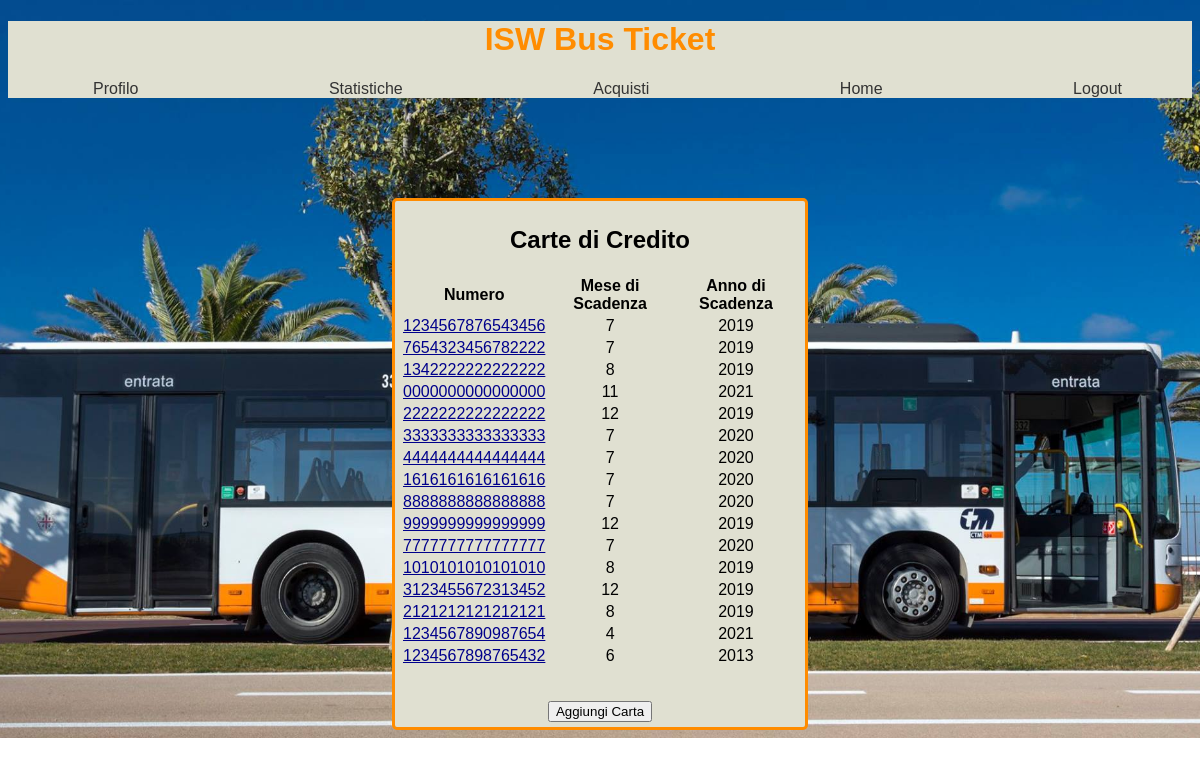
Screenshot of /cards/ (signed in) with the database file from the repository.
### IswBus/models.py (models this page shows, shortened)
@deconstructible
class CartaDiCredito(models.Model):
    numero = models.CharField("Numero Carta di Credito", max_length=16, default="1111222233334444", unique=True)
    mese_scadenza = models.SmallIntegerField("Mese di Scadenza", default=datetime.now().month)
    anno_scadenza = models.SmallIntegerField("Anno di Scadenza", default=datetime.now().year)
    cvv = models.CharField("Codice CVV", max_length=3, default="123")
    user = models.ForeignKey(User, on_delete=models.CASCADE, default=1)
    def get_url(self):
        return reverse('edit-card', args=[str(self.id)])

### IswBus/views.py (the view)
# urls.py: url(r'^cards/', views.cards, name='manage-card'),
@login_required
def cards(request):
    user = request.user
    cards = CartaDiCredito.objects.filter(user_id=user.id)
    return render(request, "cards.html", {'cards': cards})

### IswBus/templates/cards.html
{% extends 'base.html' %}
{% block content %}
    <div id="Carte_di_credito">
        <h2>Carte di Credito</h2>
        <table>
            <tr>
                <th>Numero</th>
                <th>Mese di Scadenza</th>
                <th>Anno di Scadenza</th>
            </tr>
            {% for card in cards %}
                <tr>
                    <td><a href="{{ card.get_url }}">{{ card.numero }}</a></td>
                    <td>{{ card.mese_scadenza }}</td>
                    <td>{{ card.anno_scadenza }}</td>
                </tr>
            {% endfor %}
        </table> <br/>
        <a href="/add_card/"><button type="button">Aggiungi Carta</button></a>
    </div>
{% endblock %}

### IswBus/static/IswBus/style.css (style rules this page uses)
body { background-image: url("immagini/ctm_image.jpg"); background-size: cover; background-repeat: no-repeat; background-position: center; font-family: Arial, Helvetica, sans-serif; }
a { color: darkblue; }
#Carte_di_credito { margin:auto; text-align: center; padding:5px; width: 400px; margin-top: 100px; background-color:#e0e0d1; }
table { margin: auto; padding-bottom: 15px; text-align: center; }
div#statistiche, div#Carte_di_credito, div#Aggiungi_carta, div#biglietti_acquistati, div#dettaglio_transazione, div#Biglietti_disponibili, div#form_login, div#form_registrazione, div#acquista_biglietto, div#modifica_carta { border: 3px solid darkorange; border-radius: 5px; }

### rows the page displays
CartaDiCredito: numero "1234567876543456", mese_scadenza "7", anno_scadenza "2019"
CartaDiCredito: numero "7654323456782222", mese_scadenza "7", anno_scadenza "2019"
CartaDiCredito: numero "1342222222222222", mese_scadenza "8", anno_scadenza "2019"
CartaDiCredito: numero "0000000000000000", mese_scadenza "11", anno_scadenza "2021"
CartaDiCredito: numero "2222222222222222", mese_scadenza "12", anno_scadenza "2019"
CartaDiCredito: numero "3333333333333333", mese_scadenza "7", anno_scadenza "2020"
CartaDiCredito: numero "4444444444444444", mese_scadenza "7", anno_scadenza "2020"
CartaDiCredito: numero "1616161616161616", mese_scadenza "7", anno_scadenza "2020"
CartaDiCredito: numero "8888888888888888", mese_scadenza "7", anno_scadenza "2020"
CartaDiCredito: numero "9999999999999999", mese_scadenza "12", anno_scadenza "2019"
CartaDiCredito: numero "7777777777777777", mese_scadenza "7", anno_scadenza "2020"
CartaDiCredito: numero "1010101010101010", mese_scadenza "8", anno_scadenza "2019"
CartaDiCredito: numero "3123455672313452", mese_scadenza "12", anno_scadenza "2019"
CartaDiCredito: numero "2121212121212121", mese_scadenza "8", anno_scadenza "2019"
CartaDiCredito: numero "1234567890987654", mese_scadenza "4", anno_scadenza "2021"
CartaDiCredito: numero "1234567898765432", mese_scadenza "6", anno_scadenza "2013"
